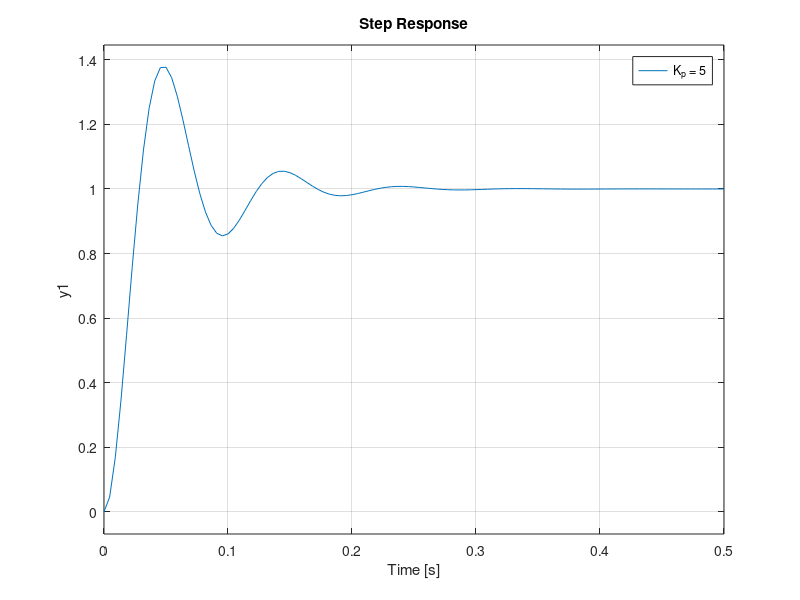

Recreate this plot in MATLAB. (Note: this script raises an error after producing the figure.)
%% DC motor (servo) - Control Design
% DC motor from Chapter 1 with a negligible armature inductance. The input is 
% the armature voltage v and the output is the shaft angle theta. The values 
% are those of the ball-on-plate servo.

clear all
close all

K = 1.53;           % steady-state speed gain [rad/(V s)]
tau = 0.0248;       % time constant [s]
s = tf('s');

G = K/(s*(tau*s+1));
%% 
% Plot the root locus of G:

rlocus(G);
%% 
% The poles of G are at 0 and -1/tau = -40.3. With C(s) = Kp the two closed 
% loop poles move toward each other, meet at -20.2 and then move vertically. 
% Since G has a pole at the origin (type 1), the steady state error to step 
% inputs is zero for any Kp > 0.
% 
% Let's compare a few gains

Kp = 5;
step(minreal(Kp*G/(1+Kp*G)), 0.5);
hold on
Kp = 10;
step(minreal(Kp*G/(1+Kp*G)), 0.5);
Kp = 76.5;
step(minreal(Kp*G/(1+Kp*G)), 0.5);
legend('K_p = 5', 'K_p = 10', 'K_p = 76.5');
hold off
%% 
% Kp = 5 gives two real poles (no overshoot, but the slow pole is at -10). 
% Kp = 10 puts the poles at about -20.2 +/- 14.5j (damping ratio 0.8), which is 
% fast with almost no overshoot. Kp = 76.5 (the gain used in the lab to meet 
% the ramp specification) is much more oscillatory.

C = 10;
pzplot(minreal(C*G/(1+C*G)));
%% 
% To try this controller in DCM_Realtime_Demo, type this in its C(s) box
% 
%   10
